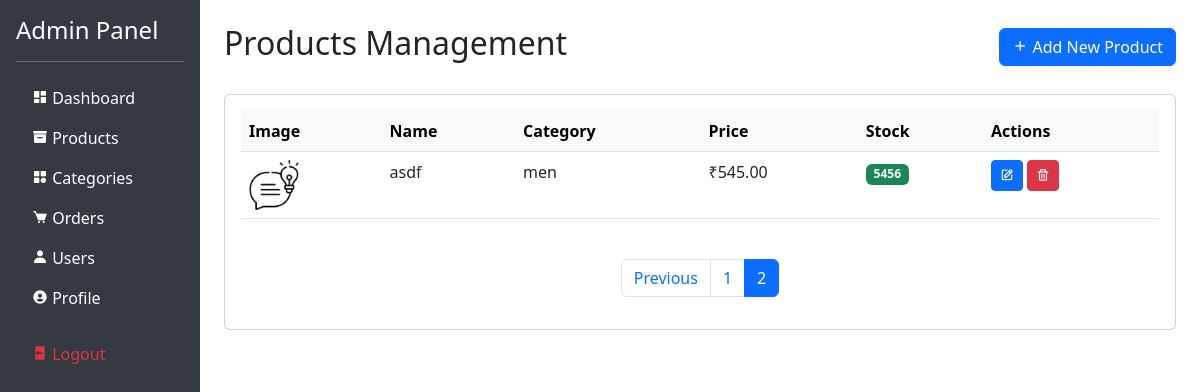
/sdfgsdfgh/admin/products.php?page=2 (signed in), run on the app's committed database.
### tables this page shows
CREATE TABLE `products` (
  `product_id` int(11) NOT NULL,
  `category_id` int(11) DEFAULT NULL,
  `name` varchar(255) NOT NULL,
  `description` text DEFAULT NULL,
  `price` decimal(10,2) NOT NULL,
  `stock_quantity` int(11) NOT NULL DEFAULT 0,
  `sku` varchar(50) DEFAULT NULL,
  `image_url` varchar(255) DEFAULT NULL,
  `status` enum('active','inactive') DEFAULT 'active',
  `created_at` timestamp NOT NULL DEFAULT current_timestamp(),
  `updated_at` timestamp NOT NULL DEFAULT current_timestamp() ON UPDATE current_timestamp(),
  `is_featured` tinyint(1) DEFAULT 0
);

CREATE TABLE `categories` (
  `category_id` int(11) NOT NULL,
  `name` varchar(100) NOT NULL,
  `description` text DEFAULT NULL,
  `parent_id` int(11) DEFAULT NULL,
  `image_url` varchar(255) DEFAULT NULL,
  `status` enum('active','inactive') DEFAULT 'active',
  `created_at` timestamp NOT NULL DEFAULT current_timestamp()
);

### sdfgsdfgh/includes/functions.php (called while the page is built, shortened)
<?php
function formatPrice($price) {
    return '₹' . number_format($price, 2);
}
function getImageUrl($image_path) {
    $is_admin = strpos($_SERVER['PHP_SELF'], '/admin/') !== false;
    return $is_admin ? '../uploads/' . $image_path : 'uploads/' . $image_path;
}
?>

### sdfgsdfgh/admin/products.php (the view, shortened to what this page needs)
<?php
require_once '../includes/db.php';
require_once '../includes/functions.php';
$records_per_page = 10;
$page = isset($_GET['page']) ? (int)$_GET['page'] : 1;
$offset = ($page - 1) * $records_per_page;
$count_sql = "SELECT COUNT(*) as count FROM products";
$total_records = $conn->query($count_sql)->fetch_assoc()['count'];
$total_pages = ceil($total_records / $records_per_page);
$sql = "SELECT p.*, c.name as category_name
        FROM products p
        LEFT JOIN categories c ON p.category_id = c.category_id
        ORDER BY p.created_at DESC
        LIMIT ? OFFSET ?";
$stmt = $conn->prepare($sql);
$stmt->bind_param("ii", $records_per_page, $offset);
$stmt->execute();
$products = $stmt->get_result();
?>
<!DOCTYPE html>
<html lang="en">
<head>
    <link href="https://cdn.jsdelivr.net/npm/bootstrap@5.3.0/dist/css/bootstrap.min.css" rel="stylesheet">
    <link href="https://cdn.jsdelivr.net/npm/boxicons@2.0.7/css/boxicons.min.css" rel="stylesheet">
</head>
<body>
    <div class="container-fluid">
        <div class="row">
            <div class="col-md-3 col-lg-2 px-0 sidebar">
                <div class="p-3">
                    <h4>Admin Panel</h4>
                    <hr>
                    <ul class="nav flex-column">
                        <li class="nav-item">
                            <a class="nav-link" href="index.php">
                                <i class='bx bxs-dashboard'></i> Dashboard
                            </a>
                        </li>
                        <li class="nav-item">
                            <a class="nav-link active" href="products.php">
                                <i class='bx bxs-box'></i> Products
                            </a>
                        </li>
                        <li class="nav-item">
                            <a class="nav-link" href="categories.php">
                                <i class='bx bxs-category'></i> Categories
                            </a>
                        </li>
                        <li class="nav-item">
                            <a class="nav-link" href="orders.php">
                                <i class='bx bxs-cart'></i> Orders
                            </a>
                        </li>
                        <li class="nav-item">
                            <a class="nav-link" href="users.php">
                                <i class='bx bxs-user'></i> Users
                            </a>
                        </li>
                        <li class="nav-item">
                            <a class="nav-link" href="profile.php">
                                <i class='bx bxs-user-circle'></i> Profile
                            </a>
                        </li>
                        <li class="nav-item mt-3">
                            <a class="nav-link text-danger" href="logout.php">
                                <i class='bx bxs-log-out'></i> Logout
                            </a>
                        </li>
                    </ul>
                </div>
            </div>
            <div class="col-md-9 col-lg-10 p-4">
                <div class="d-flex justify-content-between align-items-center mb-4">
                    <h2>Products Management</h2>
                    <button type="button" class="btn btn-primary" data-bs-toggle="modal" data-bs-target="#addProductModal">
                        <i class='bx bx-plus'></i> Add New Product
                    </button>
                </div>
                <div class="card">
                    <div class="card-body">
                        <div class="table-responsive">
                            <table class="table table-hover">
                                <thead class="table-light">
                                    <tr>
                                        <th>Image</th>
                                        <th>Name</th>
                                        <th>Category</th>
                                        <th>Price</th>
                                        <th>Stock</th>
                                        <th>Actions</th>
                                    </tr>
                                </thead>
                                <tbody>
                                    <?php while($product = $products->fetch_assoc()): ?>
                                    <tr>
                                        <td>
                                            <?php if($product['image_url']): ?>
                                                <img src="<?php echo getImageUrl($product['image_url']); ?>"
                                                     class="product-image"
                                                     alt="<?php echo htmlspecialchars($product['name']); ?>"
                                                     onerror="this.src='../assets/images/placeholder.jpg'">
                                            <?php else: ?>
                                                <div class="product-image bg-light d-flex align-items-center justify-content-center">
                                                    <i class='bx bxs-image text-muted'></i>
                                                </div>
                                            <?php endif; ?>
                                        </td>
                                        <td><?php echo $product['name']; ?></td>
                                        <td><?php echo $product['category_name'] ?? 'Uncategorized'; ?></td>
                                        <td><?php echo formatPrice($product['price']); ?></td>
                                        <td>
                                            <span class="badge bg-<?php echo $product['stock_quantity'] < 10 ? 'danger' : 'success'; ?>">
                                                <?php echo $product['stock_quantity']; ?>
                                            </span>
                                        </td>
                                        <td>
                                            <button type="button" class="btn btn-sm btn-primary"
                                                    data-bs-toggle="modal"
                                                    data-bs-target="#editProductModal<?php echo $product['product_id']; ?>">
                                                <i class='bx bx-edit'></i>
                                            </button>
                                            <a href="?delete=<?php echo $product['product_id']; ?>"
                                               class="btn btn-sm btn-danger"
                                               onclick="return confirm('Are you sure you want to delete this product?')">
                                                <i class='bx bx-trash'></i>
                                            </a>
                                        </td>
                                    </tr>
                                    <?php endwhile; ?>
                                </tbody>
                            </table>
                        </div>
                        <?php if($total_pages > 1): ?>
                        <nav class="mt-4">
                            <ul class="pagination justify-content-center">
                                <?php if($page > 1): ?>
                                <li class="page-item">
                                    <a class="page-link" href="?page=<?php echo $page-1; ?>">Previous</a>
                                </li>
                                <?php endif; ?>
                                <?php for($i = 1; $i <= $total_pages; $i++): ?>
                                <li class="page-item <?php echo $i == $page ? 'active' : ''; ?>">
                                    <a class="page-link" href="?page=<?php echo $i; ?>"><?php echo $i; ?></a>
                                </li>
                                <?php endfor; ?>
                            </ul>
                        </nav>
                        <?php endif; ?>
                    </div>
                </div>
            </div>
        </div>
    </div>
</body>
</html>

### sdfgsdfgh/admin/products.php (style rules this page uses)
.sidebar { min-height: 100vh; background: #343a40; color: white; }
.sidebar a { color: white; text-decoration: none; }
.product-image { width: 50px; height: 50px; object-fit: cover; border-radius: 5px; }

### data on the page
products: image_url (picture), name "asdf", category.name "men", price "₹545.00", stock_quantity "5456"
